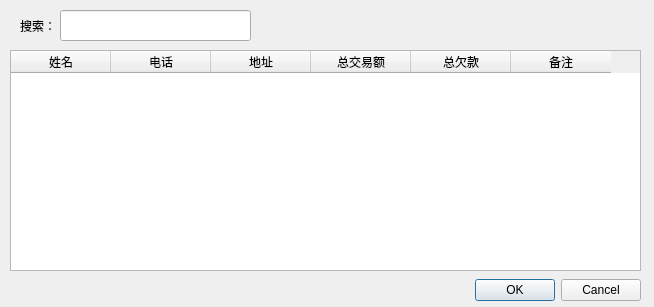
<?xml version="1.0" encoding="UTF-8"?>
<ui version="4.0">
 <class>ChooseCustom</class>
 <widget class="QDialog" name="ChooseCustom">
  <property name="geometry">
   <rect>
    <x>0</x>
    <y>0</y>
    <width>654</width>
    <height>307</height>
   </rect>
  </property>
  <property name="windowTitle">
   <string>选择客户</string>
  </property>
  <widget class="QDialogButtonBox" name="buttonBox">
   <property name="geometry">
    <rect>
     <x>420</x>
     <y>270</y>
     <width>221</width>
     <height>41</height>
    </rect>
   </property>
   <property name="orientation">
    <enum>Qt::Horizontal</enum>
   </property>
   <property name="standardButtons">
    <set>QDialogButtonBox::Cancel|QDialogButtonBox::Ok</set>
   </property>
  </widget>
  <widget class="QLineEdit" name="searchEdit">
   <property name="geometry">
    <rect>
     <x>60</x>
     <y>10</y>
     <width>191</width>
     <height>31</height>
    </rect>
   </property>
  </widget>
  <widget class="QLabel" name="label">
   <property name="geometry">
    <rect>
     <x>20</x>
     <y>10</y>
     <width>41</width>
     <height>31</height>
    </rect>
   </property>
   <property name="text">
    <string>搜索：</string>
   </property>
  </widget>
  <widget class="QTableWidget" name="customListTable">
   <property name="geometry">
    <rect>
     <x>10</x>
     <y>50</y>
     <width>631</width>
     <height>221</height>
    </rect>
   </property>
   <column>
    <property name="text">
     <string>姓名</string>
    </property>
   </column>
   <column>
    <property name="text">
     <string>电话</string>
    </property>
   </column>
   <column>
    <property name="text">
     <string>地址</string>
    </property>
   </column>
   <column>
    <property name="text">
     <string>总交易额</string>
    </property>
   </column>
   <column>
    <property name="text">
     <string>总欠款</string>
    </property>
   </column>
   <column>
    <property name="text">
     <string>备注</string>
    </property>
   </column>
  </widget>
 </widget>
 <resources/>
 <connections>
  <connection>
   <sender>buttonBox</sender>
   <signal>accepted()</signal>
   <receiver>ChooseCustom</receiver>
   <slot>accept()</slot>
   <hints>
    <hint type="sourcelabel">
     <x>248</x>
     <y>254</y>
    </hint>
    <hint type="destinationlabel">
     <x>157</x>
     <y>274</y>
    </hint>
   </hints>
  </connection>
  <connection>
   <sender>buttonBox</sender>
   <signal>rejected()</signal>
   <receiver>ChooseCustom</receiver>
   <slot>reject()</slot>
   <hints>
    <hint type="sourcelabel">
     <x>316</x>
     <y>260</y>
    </hint>
    <hint type="destinationlabel">
     <x>286</x>
     <y>274</y>
    </hint>
   </hints>
  </connection>
 </connections>
</ui>
